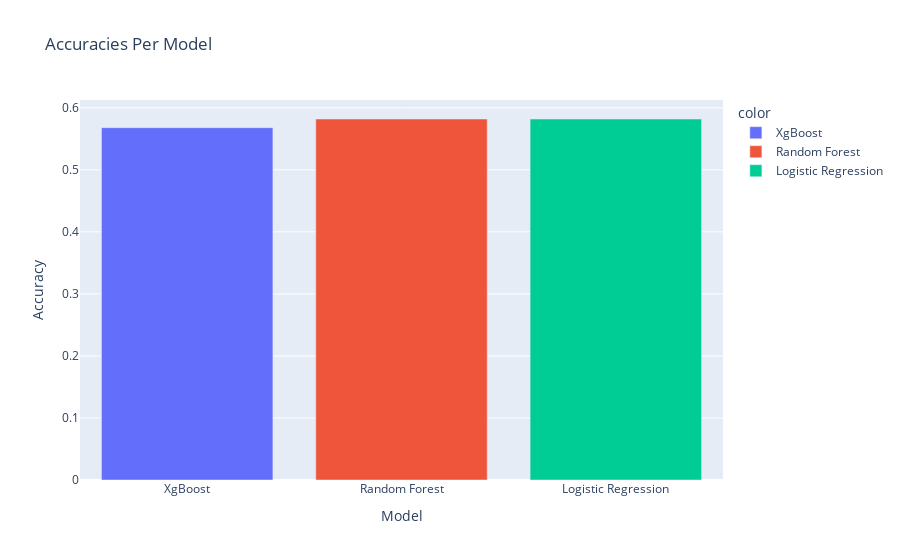
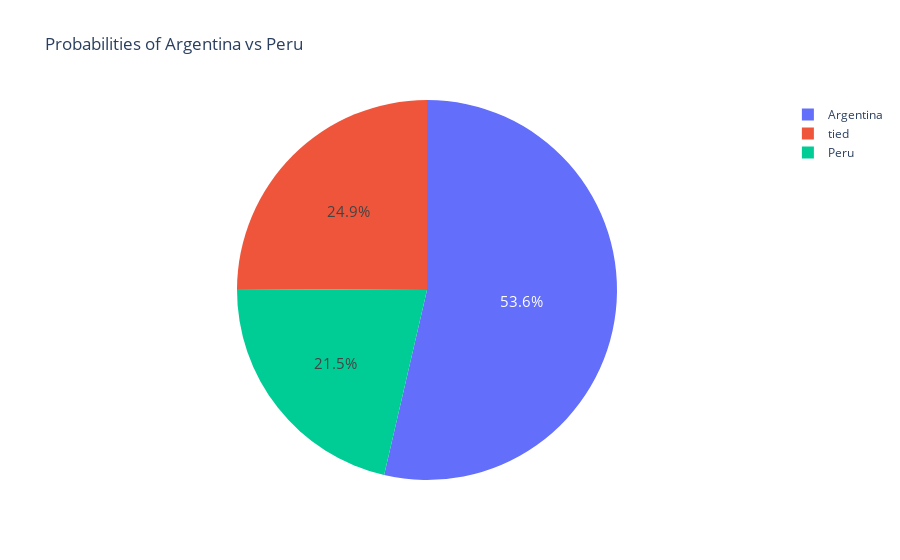
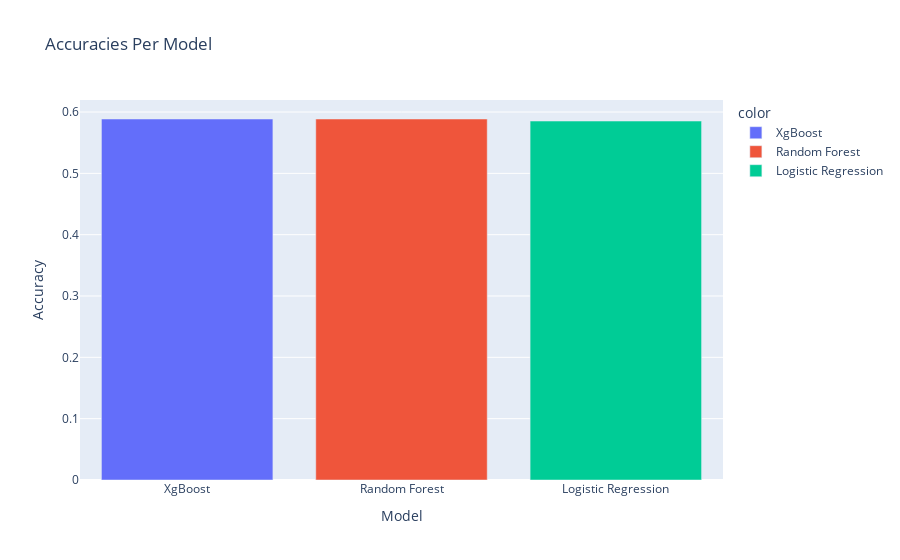
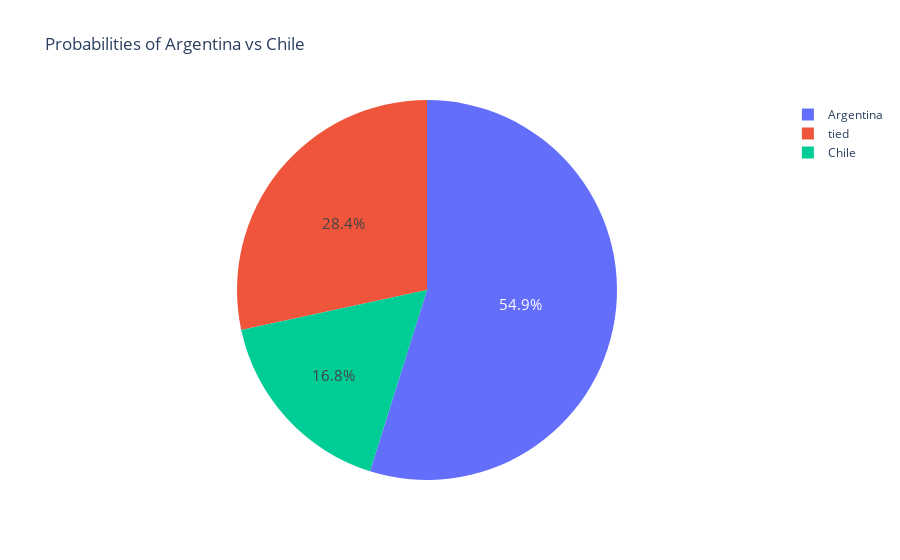

Write notebook code for charts like these, in order.
### Markdown cell above
<h3> Group A simulation </h3>

### Code cell
groupA_games= group_arrangemnt(groupA)
groupA_table= group_simulation(groupA,groupA_games,country_encoder,final_copa_america_df,copa_america_rankings)
groupA_table.head()

### Figure 1 — Plotly figure (JSON) as saved in the notebook; plotly's stock layout.template omitted (floating-point values rounded to 4 significant figures)
{"data": [{"alignmentgroup": "True", "hovertemplate": "color=XgBoost<br>x=%{x}<br>y=%{y}<extra></extra>", "legendgroup": "XgBoost", "marker": {"color": "#636efa", "pattern": {"shape": ""}}, "name": "XgBoost", "offsetgroup": "XgBoost", "orientation": "v", "showlegend": true, "textposition": "auto", "type": "bar", "x": ["XgBoost"], "xaxis": "x", "y": [0.5679], "yaxis": "y"}, {"alignmentgroup": "True", "hovertemplate": "color=Random Forest<br>x=%{x}<br>y=%{y}<extra></extra>", "legendgroup": "Random Forest", "marker": {"color": "#EF553B", "pattern": {"shape": ""}}, "name": "Random Forest", "offsetgroup": "Random Forest", "orientation": "v", "showlegend": true, "textposition": "auto", "type": "bar", "x": ["Random Forest"], "xaxis": "x", "y": [0.5819], "yaxis": "y"}, {"alignmentgroup": "True", "hovertemplate": "color=Logistic Regression<br>x=%{x}<br>y=%{y}<extra></extra>", "legendgroup": "Logistic Regression", "marker": {"color": "#00cc96", "pattern": {"shape": ""}}, "name": "Logistic Regression", "offsetgroup": "Logistic Regression", "orientation": "v", "showlegend": true, "textposition": "auto", "type": "bar", "x": ["Logistic Regression"], "xaxis": "x", "y": [0.5819], "yaxis": "y"}], "layout": {"barmode": "relative", "legend": {"title": {"text": "color"}, "tracegroupgap": 0}, "title": {"text": "Accuracies Per Model"}, "xaxis": {"anchor": "y", "domain": [0, 1], "title": {"text": "Model"}}, "yaxis": {"anchor": "x", "domain": [0, 1], "title": {"text": "Accuracy"}}}}

### Figure 2 — Plotly figure (JSON) as saved in the notebook; plotly's stock layout.template omitted (floating-point values rounded to 4 significant figures)
{"data": [{"domain": {"x": [0, 1], "y": [0, 1]}, "hovertemplate": "label=%{label}<br>value=%{value}<extra></extra>", "labels": ["Peru", "Argentina", "tied"], "legendgroup": "", "name": "", "showlegend": true, "textfont": {"size": 15}, "textinfo": "percent", "textposition": "inside", "type": "pie", "values": [0.2146, 0.5362, 0.2492]}], "layout": {"legend": {"tracegroupgap": 0}, "title": {"text": "Probabilities of Argentina vs Peru"}}}

### Figure 3 — Plotly figure (JSON) as saved in the notebook; plotly's stock layout.template omitted (floating-point values rounded to 4 significant figures)
{"data": [{"alignmentgroup": "True", "hovertemplate": "color=XgBoost<br>x=%{x}<br>y=%{y}<extra></extra>", "legendgroup": "XgBoost", "marker": {"color": "#636efa", "pattern": {"shape": ""}}, "name": "XgBoost", "offsetgroup": "XgBoost", "orientation": "v", "showlegend": true, "textposition": "auto", "type": "bar", "x": ["XgBoost"], "xaxis": "x", "y": [0.5886], "yaxis": "y"}, {"alignmentgroup": "True", "hovertemplate": "color=Random Forest<br>x=%{x}<br>y=%{y}<extra></extra>", "legendgroup": "Random Forest", "marker": {"color": "#EF553B", "pattern": {"shape": ""}}, "name": "Random Forest", "offsetgroup": "Random Forest", "orientation": "v", "showlegend": true, "textposition": "auto", "type": "bar", "x": ["Random Forest"], "xaxis": "x", "y": [0.5886], "yaxis": "y"}, {"alignmentgroup": "True", "hovertemplate": "color=Logistic Regression<br>x=%{x}<br>y=%{y}<extra></extra>", "legendgroup": "Logistic Regression", "marker": {"color": "#00cc96", "pattern": {"shape": ""}}, "name": "Logistic Regression", "offsetgroup": "Logistic Regression", "orientation": "v", "showlegend": true, "textposition": "auto", "type": "bar", "x": ["Logistic Regression"], "xaxis": "x", "y": [0.5853], "yaxis": "y"}], "layout": {"barmode": "relative", "legend": {"title": {"text": "color"}, "tracegroupgap": 0}, "title": {"text": "Accuracies Per Model"}, "xaxis": {"anchor": "y", "domain": [0, 1], "title": {"text": "Model"}}, "yaxis": {"anchor": "x", "domain": [0, 1], "title": {"text": "Accuracy"}}}}

### Figure 4 — Plotly figure (JSON) as saved in the notebook; plotly's stock layout.template omitted (floating-point values rounded to 4 significant figures)
{"data": [{"domain": {"x": [0, 1], "y": [0, 1]}, "hovertemplate": "label=%{label}<br>value=%{value}<extra></extra>", "labels": ["Chile", "Argentina", "tied"], "legendgroup": "", "name": "", "showlegend": true, "textfont": {"size": 15}, "textinfo": "percent", "textposition": "inside", "type": "pie", "values": [0.1678, 0.5485, 0.2837]}], "layout": {"legend": {"tracegroupgap": 0}, "title": {"text": "Probabilities of Argentina vs Chile"}}}
